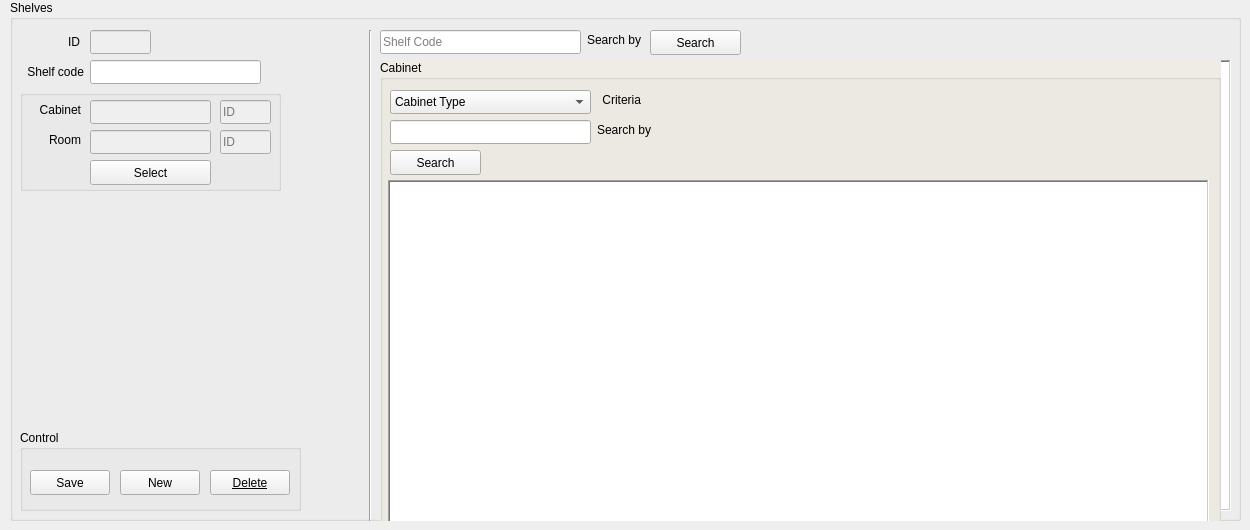
      <widget class="QWidget" name="tab_9">
       <attribute name="title">
        <string>Shelves</string>
       </attribute>
       <widget class="QGroupBox" name="groupBox_12">
        <property name="geometry">
         <rect>
          <x>10</x>
          <y>0</y>
          <width>1231</width>
          <height>521</height>
         </rect>
        </property>
        <property name="title">
         <string>Shelves</string>
        </property>
        <widget class="QTableWidget" name="tableWidget_8">
         <property name="geometry">
          <rect>
           <x>370</x>
           <y>60</y>
           <width>851</width>
           <height>451</height>
          </rect>
         </property>
         <property name="frameShape">
          <enum>QFrame::WinPanel</enum>
         </property>
         <property name="sizeAdjustPolicy">
          <enum>QAbstractScrollArea::AdjustToContents</enum>
         </property>
         <property name="editTriggers">
          <set>QAbstractItemView::NoEditTriggers</set>
         </property>
         <property name="alternatingRowColors">
          <bool>true</bool>
         </property>
         <property name="selectionMode">
          <enum>QAbstractItemView::SingleSelection</enum>
         </property>
         <property name="selectionBehavior">
          <enum>QAbstractItemView::SelectRows</enum>
         </property>
         <property name="sortingEnabled">
          <bool>true</bool>
         </property>
         <attribute name="verticalHeaderVisible">
          <bool>false</bool>
         </attribute>
        </widget>
        <widget class="QLineEdit" name="lineEdit_22">
         <property name="enabled">
          <bool>false</bool>
         </property>
         <property name="geometry">
          <rect>
           <x>80</x>
           <y>30</y>
           <width>61</width>
           <height>24</height>
          </rect>
         </property>
        </widget>
        <widget class="QLineEdit" name="lineEdit_28">
         <property name="geometry">
          <rect>
           <x>80</x>
           <y>60</y>
           <width>171</width>
           <height>24</height>
          </rect>
         </property>
         <property name="maxLength">
          <number>30</number>
         </property>
        </widget>
        <widget class="QLabel" name="label_34">
         <property name="geometry">
          <rect>
           <x>3</x>
           <y>62</y>
           <width>71</width>
           <height>20</height>
          </rect>
         </property>
         <property name="text">
          <string>Shelf code</string>
         </property>
         <property name="alignment">
          <set>Qt::AlignRight|Qt::AlignTrailing|Qt::AlignVCenter</set>
         </property>
        </widget>
        <widget class="QLabel" name="label_26">
         <property name="geometry">
          <rect>
           <x>19</x>
           <y>32</y>
           <width>51</width>
           <height>20</height>
          </rect>
         </property>
         <property name="text">
          <string>ID</string>
         </property>
         <property name="alignment">
          <set>Qt::AlignRight|Qt::AlignTrailing|Qt::AlignVCenter</set>
         </property>
        </widget>
        <widget class="QGroupBox" name="groupBox_14">
         <property name="geometry">
          <rect>
           <x>10</x>
           <y>90</y>
           <width>261</width>
           <height>101</height>
          </rect>
         </property>
         <property name="title">
          <string/>
         </property>
         <widget class="QPushButton" name="pushButton_28">
          <property name="geometry">
           <rect>
            <x>70</x>
            <y>70</y>
            <width>121</width>
            <height>25</height>
           </rect>
          </property>
          <property name="text">
           <string>Select</string>
          </property>
         </widget>
         <widget class="QLabel" name="label_35">
          <property name="geometry">
           <rect>
            <x>10</x>
            <y>10</y>
            <width>51</width>
            <height>20</height>
           </rect>
          </property>
          <property name="text">
           <string>Cabinet</string>
          </property>
          <property name="alignment">
           <set>Qt::AlignRight|Qt::AlignTrailing|Qt::AlignVCenter</set>
          </property>
         </widget>
         <widget class="QLineEdit" name="lineEdit_29">
          <property name="enabled">
           <bool>false</bool>
          </property>
          <property name="geometry">
           <rect>
            <x>70</x>
            <y>10</y>
            <width>121</width>
            <height>24</height>
           </rect>
          </property>
          <property name="maxLength">
           <number>30</number>
          </property>
         </widget>
         <widget class="QLabel" name="label_36">
          <property name="geometry">
           <rect>
            <x>10</x>
            <y>40</y>
            <width>51</width>
            <height>20</height>
           </rect>
          </property>
          <property name="text">
           <string>Room</string>
          </property>
          <property name="alignment">
           <set>Qt::AlignRight|Qt::AlignTrailing|Qt::AlignVCenter</set>
          </property>
         </widget>
         <widget class="QLineEdit" name="lineEdit_30">
          <property name="enabled">
           <bool>false</bool>
          </property>
          <property name="geometry">
           <rect>
            <x>70</x>
            <y>40</y>
            <width>121</width>
            <height>24</height>
           </rect>
          </property>
          <property name="maxLength">
           <number>30</number>
          </property>
         </widget>
         <widget class="QLineEdit" name="lineEdit_31">
          <property name="enabled">
           <bool>false</bool>
          </property>
          <property name="geometry">
           <rect>
            <x>200</x>
            <y>10</y>
            <width>51</width>
            <height>24</height>
           </rect>
          </property>
          <property name="maxLength">
           <number>30</number>
          </property>
          <property name="placeholderText">
           <string>ID</string>
          </property>
         </widget>
         <widget class="QLineEdit" name="lineEdit_32">
          <property name="enabled">
           <bool>false</bool>
          </property>
          <property name="geometry">
           <rect>
            <x>200</x>
            <y>40</y>
            <width>51</width>
            <height>24</height>
           </rect>
          </property>
          <property name="maxLength">
           <number>30</number>
          </property>
          <property name="placeholderText">
           <string>ID</string>
          </property>
         </widget>
        </widget>
        <widget class="QGroupBox" name="groupBox_19">
         <property name="geometry">
          <rect>
           <x>10</x>
           <y>430</y>
           <width>281</width>
           <height>81</height>
          </rect>
         </property>
         <property name="title">
          <string>Control</string>
         </property>
         <widget class="QPushButton" name="pushButton_35">
          <property name="geometry">
           <rect>
            <x>10</x>
            <y>40</y>
            <width>80</width>
            <height>25</height>
           </rect>
          </property>
          <property name="text">
           <string>Save</string>
          </property>
         </widget>
         <widget class="QPushButton" name="pushButton_36">
          <property name="geometry">
           <rect>
            <x>100</x>
            <y>40</y>
            <width>80</width>
            <height>25</height>
           </rect>
          </property>
          <property name="text">
           <string>New</string>
          </property>
         </widget>
         <widget class="QPushButton" name="pushButton_37">
          <property name="geometry">
           <rect>
            <x>190</x>
            <y>40</y>
            <width>80</width>
            <height>25</height>
           </rect>
          </property>
          <property name="font">
           <font>
            <underline>true</underline>
           </font>
          </property>
          <property name="text">
           <string>Delete</string>
          </property>
         </widget>
        </widget>
        <widget class="QGroupBox" name="groupBox_13">
         <property name="geometry">
          <rect>
           <x>370</x>
           <y>60</y>
           <width>841</width>
           <height>481</height>
          </rect>
         </property>
         <property name="palette">
          <palette>
           <active>
            <colorrole role="Base">
             <brush brushstyle="SolidPattern">
              <color alpha="255">
               <red>255</red>
               <green>255</green>
               <blue>255</blue>
              </color>
             </brush>
            </colorrole>
            <colorrole role="Window">
             <brush brushstyle="SolidPattern">
              <color alpha="255">
               <red>239</red>
               <green>236</green>
               <blue>229</blue>
              </color>
             </brush>
            </colorrole>
           </active>
           <inactive>
            <colorrole role="Base">
             <brush brushstyle="SolidPattern">
              <color alpha="255">
               <red>255</red>
               <green>255</green>
               <blue>255</blue>
              </color>
             </brush>
            </colorrole>
            <colorrole role="Window">
             <brush brushstyle="SolidPattern">
              <color alpha="255">
               <red>239</red>
               <green>236</green>
               <blue>229</blue>
              </color>
             </brush>
            </colorrole>
           </inactive>
           <disabled>
            <colorrole role="Base">
             <brush brushstyle="SolidPattern">
              <color alpha="255">
               <red>239</red>
               <green>236</green>
               <blue>229</blue>
              </color>
             </brush>
            </colorrole>
            <colorrole role="Window">
             <brush brushstyle="SolidPattern">
              <color alpha="255">
               <red>239</red>
               <green>236</green>
               <blue>229</blue>
              </color>
             </brush>
            </colorrole>
           </disabled>
          </palette>
         </property>
         <property name="autoFillBackground">
          <bool>true</bool>
         </property>
         <property name="title">
          <string>Cabinet</string>
         </property>
         <property name="flat">
          <bool>false</bool>
         </property>
         <property name="checkable">
          <bool>false</bool>
         </property>
         <widget class="QTableWidget" name="tableWidget_9">
          <property name="geometry">
           <rect>
            <x>8</x>
            <y>120</y>
            <width>821</width>
            <height>351</height>
           </rect>
          </property>
          <property name="frameShape">
           <enum>QFrame::WinPanel</enum>
          </property>
          <property name="editTriggers">
           <set>QAbstractItemView::NoEditTriggers</set>
          </property>
          <property name="showDropIndicator" stdset="0">
           <bool>false</bool>
          </property>
          <property name="alternatingRowColors">
           <bool>true</bool>
          </property>
          <property name="selectionMode">
           <enum>QAbstractItemView::SingleSelection</enum>
          </property>
          <property name="selectionBehavior">
           <enum>QAbstractItemView::SelectRows</enum>
          </property>
          <property name="sortingEnabled">
           <bool>true</bool>
          </property>
          <attribute name="verticalHeaderVisible">
           <bool>false</bool>
          </attribute>
         </widget>
         <widget class="QComboBox" name="comboBox_7">
          <property name="geometry">
           <rect>
            <x>10</x>
            <y>30</y>
            <width>201</width>
            <height>24</height>
           </rect>
          </property>
          <item>
           <property name="text">
            <string>Cabinet Type</string>
           </property>
          </item>
          <item>
           <property name="text">
            <string>Cabinet Code</string>
           </property>
          </item>
          <item>
           <property name="text">
            <string>Room Name</string>
           </property>
          </item>
          <item>
           <property name="text">
            <string>ID</string>
           </property>
          </item>
         </widget>
         <widget class="QLabel" name="label_37">
          <property name="geometry">
           <rect>
            <x>210</x>
            <y>30</y>
            <width>51</width>
            <height>20</height>
           </rect>
          </property>
          <property name="text">
           <string>Criteria</string>
          </property>
          <property name="alignment">
           <set>Qt::AlignRight|Qt::AlignTrailing|Qt::AlignVCenter</set>
          </property>
         </widget>
         <widget class="QLineEdit" name="lineEdit_24">
          <property name="geometry">
           <rect>
            <x>10</x>
            <y>60</y>
            <width>201</width>
            <height>24</height>
           </rect>
          </property>
         </widget>
         <widget class="QLabel" name="label_38">
          <property name="geometry">
           <rect>
            <x>210</x>
            <y>60</y>
            <width>61</width>
            <height>20</height>
           </rect>
          </property>
          <property name="text">
           <string>Search by</string>
          </property>
          <property name="alignment">
           <set>Qt::AlignRight|Qt::AlignTrailing|Qt::AlignVCenter</set>
          </property>
         </widget>
         <widget class="QPushButton" name="pushButton_30">
          <property name="geometry">
           <rect>
            <x>10</x>
            <y>90</y>
            <width>91</width>
            <height>25</height>
           </rect>
          </property>
          <property name="text">
           <string>Search</string>
          </property>
         </widget>
        </widget>
        <widget class="Line" name="line_3">
         <property name="geometry">
          <rect>
           <x>350</x>
           <y>30</y>
           <width>20</width>
           <height>491</height>
          </rect>
         </property>
         <property name="orientation">
          <enum>Qt::Vertical</enum>
         </property>
        </widget>
        <widget class="QLabel" name="label_54">
         <property name="geometry">
          <rect>
           <x>570</x>
           <y>30</y>
           <width>61</width>
           <height>20</height>
          </rect>
         </property>
         <property name="text">
          <string>Search by</string>
         </property>
         <property name="alignment">
          <set>Qt::AlignRight|Qt::AlignTrailing|Qt::AlignVCenter</set>
         </property>
        </widget>
        <widget class="QLineEdit" name="lineEdit_54">
         <property name="geometry">
          <rect>
           <x>370</x>
           <y>30</y>
           <width>201</width>
           <height>24</height>
          </rect>
         </property>
         <property name="placeholderText">
          <string>Shelf Code</string>
         </property>
        </widget>
        <widget class="QPushButton" name="pushButton_46">
         <property name="geometry">
          <rect>
           <x>640</x>
           <y>30</y>
           <width>91</width>
           <height>25</height>
          </rect>
         </property>
         <property name="text">
          <string>Search</string>
         </property>
        </widget>
        <zorder>lineEdit_22</zorder>
        <zorder>lineEdit_28</zorder>
        <zorder>label_34</zorder>
        <zorder>label_26</zorder>
        <zorder>groupBox_14</zorder>
        <zorder>groupBox_19</zorder>
        <zorder>tableWidget_8</zorder>
        <zorder>line_3</zorder>
        <zorder>label_54</zorder>
        <zorder>lineEdit_54</zorder>
        <zorder>pushButton_46</zorder>
        <zorder>groupBox_13</zorder>
       </widget>
      </widget>
